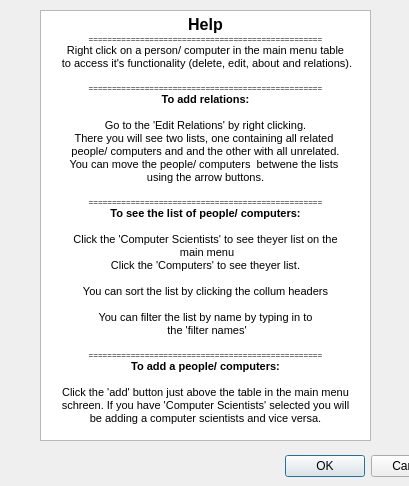
<?xml version="1.0" encoding="UTF-8"?>
<ui version="4.0">
 <class>HelpWindow</class>
 <widget class="QDialog" name="HelpWindow">
  <property name="geometry">
   <rect>
    <x>0</x>
    <y>0</y>
    <width>409</width>
    <height>486</height>
   </rect>
  </property>
  <property name="windowTitle">
   <string>Dialog</string>
  </property>
  <widget class="QDialogButtonBox" name="buttonBox">
   <property name="geometry">
    <rect>
     <x>110</x>
     <y>450</y>
     <width>341</width>
     <height>32</height>
    </rect>
   </property>
   <property name="orientation">
    <enum>Qt::Horizontal</enum>
   </property>
   <property name="standardButtons">
    <set>QDialogButtonBox::Cancel|QDialogButtonBox::Ok</set>
   </property>
  </widget>
  <widget class="QTextBrowser" name="textBrowser">
   <property name="geometry">
    <rect>
     <x>40</x>
     <y>10</y>
     <width>331</width>
     <height>431</height>
    </rect>
   </property>
   <property name="html">
    <string>&lt;!DOCTYPE HTML PUBLIC &quot;-//W3C//DTD HTML 4.0//EN&quot; &quot;http://www.w3.org/TR/REC-html40/strict.dtd&quot;&gt;
&lt;html&gt;&lt;head&gt;&lt;meta name=&quot;qrichtext&quot; content=&quot;1&quot; /&gt;&lt;style type=&quot;text/css&quot;&gt;
p, li { white-space: pre-wrap; }
&lt;/style&gt;&lt;/head&gt;&lt;body style=&quot; font-family:'MS Shell Dlg 2'; font-size:8.25pt; font-weight:400; font-style:normal;&quot;&gt;
&lt;p align=&quot;center&quot; style=&quot; margin-top:0px; margin-bottom:0px; margin-left:0px; margin-right:0px; -qt-block-indent:0; text-indent:0px;&quot;&gt;&lt;span style=&quot; font-size:12pt; font-weight:600;&quot;&gt;Help&lt;/span&gt;&lt;/p&gt;
&lt;p align=&quot;center&quot; style=&quot; margin-top:0px; margin-bottom:0px; margin-left:0px; margin-right:0px; -qt-block-indent:0; text-indent:0px;&quot;&gt;&lt;span style=&quot; font-size:6pt;&quot;&gt;==================================================&lt;/span&gt;&lt;/p&gt;
&lt;p align=&quot;center&quot; style=&quot; margin-top:0px; margin-bottom:0px; margin-left:0px; margin-right:0px; -qt-block-indent:0; text-indent:0px;&quot;&gt;&lt;span style=&quot; font-size:8pt;&quot;&gt;Right click on a person/ computer in the main menu table&lt;/span&gt;&lt;/p&gt;
&lt;p align=&quot;center&quot; style=&quot; margin-top:0px; margin-bottom:0px; margin-left:0px; margin-right:0px; -qt-block-indent:0; text-indent:0px;&quot;&gt;&lt;span style=&quot; font-size:8pt;&quot;&gt; to access it's functionality (delete, edit, about and relations).&lt;/span&gt;&lt;/p&gt;
&lt;p style=&quot;-qt-paragraph-type:empty; margin-top:0px; margin-bottom:0px; margin-left:0px; margin-right:0px; -qt-block-indent:0; text-indent:0px; font-size:8pt;&quot;&gt;&lt;br /&gt;&lt;/p&gt;
&lt;p align=&quot;center&quot; style=&quot; margin-top:0px; margin-bottom:0px; margin-left:0px; margin-right:0px; -qt-block-indent:0; text-indent:0px;&quot;&gt;&lt;span style=&quot; font-size:6pt;&quot;&gt;==================================================&lt;/span&gt;&lt;/p&gt;
&lt;p align=&quot;center&quot; style=&quot; margin-top:0px; margin-bottom:0px; margin-left:0px; margin-right:0px; -qt-block-indent:0; text-indent:0px;&quot;&gt;&lt;span style=&quot; font-size:8pt; font-weight:600;&quot;&gt;To add relations:&lt;/span&gt;&lt;/p&gt;
&lt;p align=&quot;center&quot; style=&quot;-qt-paragraph-type:empty; margin-top:0px; margin-bottom:0px; margin-left:0px; margin-right:0px; -qt-block-indent:0; text-indent:0px; font-size:8pt;&quot;&gt;&lt;br /&gt;&lt;/p&gt;
&lt;p align=&quot;center&quot; style=&quot; margin-top:0px; margin-bottom:0px; margin-left:0px; margin-right:0px; -qt-block-indent:0; text-indent:0px;&quot;&gt;&lt;span style=&quot; font-size:8pt;&quot;&gt;Go to the 'Edit Relations' by right clicking.&lt;br /&gt;There you will see two lists, one containing all related &lt;/span&gt;&lt;/p&gt;
&lt;p align=&quot;center&quot; style=&quot; margin-top:0px; margin-bottom:0px; margin-left:0px; margin-right:0px; -qt-block-indent:0; text-indent:0px;&quot;&gt;&lt;span style=&quot; font-size:8pt;&quot;&gt;people/ computers and and the other with all unrelated.&lt;/span&gt;&lt;/p&gt;
&lt;p align=&quot;center&quot; style=&quot; margin-top:0px; margin-bottom:0px; margin-left:0px; margin-right:0px; -qt-block-indent:0; text-indent:0px;&quot;&gt;&lt;span style=&quot; font-size:8pt;&quot;&gt;You can move the people/ computers  betwene the lists &lt;/span&gt;&lt;/p&gt;
&lt;p align=&quot;center&quot; style=&quot; margin-top:0px; margin-bottom:0px; margin-left:0px; margin-right:0px; -qt-block-indent:0; text-indent:0px;&quot;&gt;&lt;span style=&quot; font-size:8pt;&quot;&gt;using the arrow buttons.&lt;/span&gt;&lt;/p&gt;
&lt;p align=&quot;center&quot; style=&quot;-qt-paragraph-type:empty; margin-top:0px; margin-bottom:0px; margin-left:0px; margin-right:0px; -qt-block-indent:0; text-indent:0px; font-size:8pt;&quot;&gt;&lt;br /&gt;&lt;/p&gt;
&lt;p align=&quot;center&quot; style=&quot; margin-top:0px; margin-bottom:0px; margin-left:0px; margin-right:0px; -qt-block-indent:0; text-indent:0px;&quot;&gt;&lt;span style=&quot; font-size:6pt;&quot;&gt;==================================================&lt;/span&gt;&lt;/p&gt;
&lt;p align=&quot;center&quot; style=&quot; margin-top:0px; margin-bottom:0px; margin-left:0px; margin-right:0px; -qt-block-indent:0; text-indent:0px;&quot;&gt;&lt;span style=&quot; font-size:8pt; font-weight:600;&quot;&gt;To see the list of people/ computers:&lt;/span&gt;&lt;/p&gt;
&lt;p align=&quot;center&quot; style=&quot;-qt-paragraph-type:empty; margin-top:0px; margin-bottom:0px; margin-left:0px; margin-right:0px; -qt-block-indent:0; text-indent:0px; font-size:8pt;&quot;&gt;&lt;br /&gt;&lt;/p&gt;
&lt;p align=&quot;center&quot; style=&quot; margin-top:0px; margin-bottom:0px; margin-left:0px; margin-right:0px; -qt-block-indent:0; text-indent:0px;&quot;&gt;&lt;span style=&quot; font-size:8pt;&quot;&gt;Click the 'Computer Scientists' to see theyer list on the&lt;/span&gt;&lt;/p&gt;
&lt;p align=&quot;center&quot; style=&quot; margin-top:0px; margin-bottom:0px; margin-left:0px; margin-right:0px; -qt-block-indent:0; text-indent:0px;&quot;&gt;&lt;span style=&quot; font-size:8pt;&quot;&gt; main menu&lt;/span&gt;&lt;/p&gt;
&lt;p align=&quot;center&quot; style=&quot; margin-top:0px; margin-bottom:0px; margin-left:0px; margin-right:0px; -qt-block-indent:0; text-indent:0px;&quot;&gt;&lt;span style=&quot; font-size:8pt;&quot;&gt;Click the 'Computers' to see theyer list.&lt;/span&gt;&lt;/p&gt;
&lt;p align=&quot;center&quot; style=&quot;-qt-paragraph-type:empty; margin-top:0px; margin-bottom:0px; margin-left:0px; margin-right:0px; -qt-block-indent:0; text-indent:0px; font-size:8pt;&quot;&gt;&lt;br /&gt;&lt;/p&gt;
&lt;p align=&quot;center&quot; style=&quot; margin-top:0px; margin-bottom:0px; margin-left:0px; margin-right:0px; -qt-block-indent:0; text-indent:0px;&quot;&gt;&lt;span style=&quot; font-size:8pt;&quot;&gt;You can sort the list by clicking the collum headers&lt;/span&gt;&lt;/p&gt;
&lt;p align=&quot;center&quot; style=&quot;-qt-paragraph-type:empty; margin-top:0px; margin-bottom:0px; margin-left:0px; margin-right:0px; -qt-block-indent:0; text-indent:0px; font-size:8pt;&quot;&gt;&lt;br /&gt;&lt;/p&gt;
&lt;p align=&quot;center&quot; style=&quot; margin-top:0px; margin-bottom:0px; margin-left:0px; margin-right:0px; -qt-block-indent:0; text-indent:0px;&quot;&gt;&lt;span style=&quot; font-size:8pt;&quot;&gt;You can filter the list by name by typing in to&lt;/span&gt;&lt;/p&gt;
&lt;p align=&quot;center&quot; style=&quot; margin-top:0px; margin-bottom:0px; margin-left:0px; margin-right:0px; -qt-block-indent:0; text-indent:0px;&quot;&gt;&lt;span style=&quot; font-size:8pt;&quot;&gt; the 'filter names'&lt;/span&gt;&lt;/p&gt;
&lt;p align=&quot;center&quot; style=&quot;-qt-paragraph-type:empty; margin-top:0px; margin-bottom:0px; margin-left:0px; margin-right:0px; -qt-block-indent:0; text-indent:0px; font-size:8pt;&quot;&gt;&lt;br /&gt;&lt;/p&gt;
&lt;p align=&quot;center&quot; style=&quot; margin-top:0px; margin-bottom:0px; margin-left:0px; margin-right:0px; -qt-block-indent:0; text-indent:0px;&quot;&gt;&lt;span style=&quot; font-size:6pt;&quot;&gt;==================================================&lt;/span&gt;&lt;/p&gt;
&lt;p align=&quot;center&quot; style=&quot; margin-top:0px; margin-bottom:0px; margin-left:0px; margin-right:0px; -qt-block-indent:0; text-indent:0px;&quot;&gt;&lt;span style=&quot; font-size:8pt; font-weight:600;&quot;&gt;To add a people/ computers:&lt;/span&gt;&lt;/p&gt;
&lt;p align=&quot;center&quot; style=&quot;-qt-paragraph-type:empty; margin-top:0px; margin-bottom:0px; margin-left:0px; margin-right:0px; -qt-block-indent:0; text-indent:0px; font-size:8pt;&quot;&gt;&lt;br /&gt;&lt;/p&gt;
&lt;p align=&quot;center&quot; style=&quot; margin-top:0px; margin-bottom:0px; margin-left:0px; margin-right:0px; -qt-block-indent:0; text-indent:0px;&quot;&gt;&lt;span style=&quot; font-size:8pt;&quot;&gt;Click the 'add' button just above the table in the main menu&lt;/span&gt;&lt;/p&gt;
&lt;p align=&quot;center&quot; style=&quot; margin-top:0px; margin-bottom:0px; margin-left:0px; margin-right:0px; -qt-block-indent:0; text-indent:0px;&quot;&gt;&lt;span style=&quot; font-size:8pt;&quot;&gt;schreen. If you have 'Computer Scientists' selected you will&lt;/span&gt;&lt;/p&gt;
&lt;p align=&quot;center&quot; style=&quot; margin-top:0px; margin-bottom:0px; margin-left:0px; margin-right:0px; -qt-block-indent:0; text-indent:0px;&quot;&gt;&lt;span style=&quot; font-size:8pt;&quot;&gt;be adding a computer scientists and vice versa.&lt;/span&gt;&lt;/p&gt;&lt;/body&gt;&lt;/html&gt;</string>
   </property>
  </widget>
 </widget>
 <resources/>
 <connections>
  <connection>
   <sender>buttonBox</sender>
   <signal>accepted()</signal>
   <receiver>HelpWindow</receiver>
   <slot>accept()</slot>
   <hints>
    <hint type="sourcelabel">
     <x>248</x>
     <y>254</y>
    </hint>
    <hint type="destinationlabel">
     <x>157</x>
     <y>274</y>
    </hint>
   </hints>
  </connection>
  <connection>
   <sender>buttonBox</sender>
   <signal>rejected()</signal>
   <receiver>HelpWindow</receiver>
   <slot>reject()</slot>
   <hints>
    <hint type="sourcelabel">
     <x>316</x>
     <y>260</y>
    </hint>
    <hint type="destinationlabel">
     <x>286</x>
     <y>274</y>
    </hint>
   </hints>
  </connection>
 </connections>
</ui>
